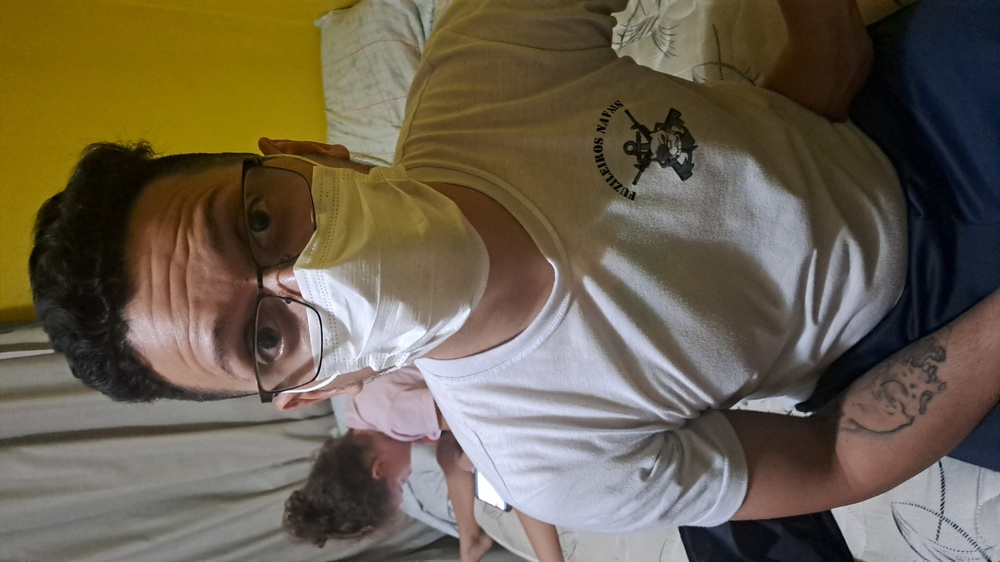
#> input picture fotoTeste.jpg, 1000 x 562 px, shrunk from 4000 x 2250 before the run
$ python image_conversor.py
#> lines starting #> are read from the running program, lines starting #| are printed output that depends on the picture
from PIL import Image


# Função para converter uma imagem colorida para níveis de cinza
def cor_cinza(image_path):
    # Abrir a imagem usando PIL
#> called with image_path = 'fotoTeste.jpg'
    img = Image.open(image_path)
#> img is the input picture: PIL image 1000x562 RGB; mean R, G, B 106.5, 96.2, 78
    img = img.convert("RGB")
    width, height = img.size
#> width = 1000; height = 562
    pixels = img.load()

    # Criar nova imagem em tons de cinza
    imagem_cinza = Image.new("L", (width, height))  # 'L' para indicar imagem em tons de cinza
#> imagem_cinza: PIL image 1000x562 L; every value is 0
    for y in range(height):
        for x in range(width):
            r, g, b = pixels[x, y]
            # Fórmula para converter RGB para cinza: 0.3 * R + 0.59 * G + 0.11 * B
            valor_escala_cinza = int(0.3 * r + 0.59 * g + 0.11 * b)
            imagem_cinza.putpixel((x, y), valor_escala_cinza)
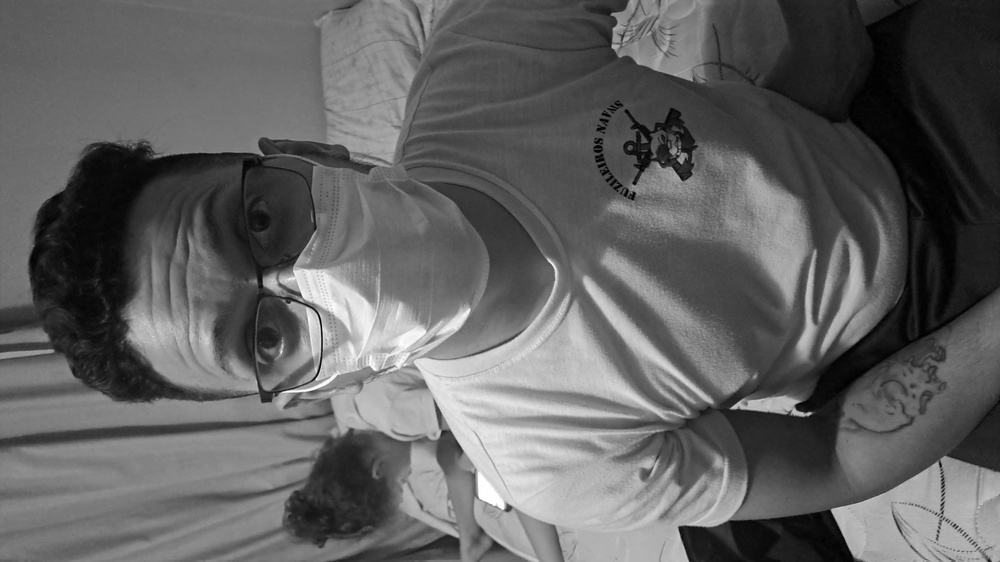
#> imagem_cinza: PIL image 1000x562 L; min 0, max 255, mean 96.8

    return imagem_cinza


# Função para binarizar a imagem (preto e branco)
def cinza_para_pb(img_cinza, threshold=127):
#> called with threshold = 127
    width, height = img_cinza.size
#> width = 1000; height = 562
    img_pb = Image.new("1", (width, height))  # '1' indica imagem binária (preto e branco)

    for y in range(height):
        for x in range(width):
            # Se o valor for maior que o limite (threshold), é branco (255), caso contrário é preto (0)
            pixel_value = img_pb.getpixel((x, y))
            binary_value = 255 if pixel_value > threshold else 0
            img_pb.putpixel((x, y), binary_value)

    return img_pb


# Exemplo:
if __name__ == "__main__":
    # Caminho da imagem original
    image_path = "fotoTeste.jpg"

    # Caminhos para salvar as novas imagens
    img_cinza_saida = "img_cinza.jpg"
    img_binaria_saida = "img_pb.jpg"

    # Converter para níveis de cinza
    imagem_tCinza = cor_cinza(image_path)
    imagem_tCinza.save(img_cinza_saida)
    print(f"Imagem em níveis de cinza salva em: {img_cinza_saida}")

    # Converter para binário
    imagem_binaria = cinza_para_pb(imagem_tCinza)
    imagem_binaria.save(img_binaria_saida )
    print(f"Imagem binarizada (preto e branco) salva em: {img_binaria_saida }")
